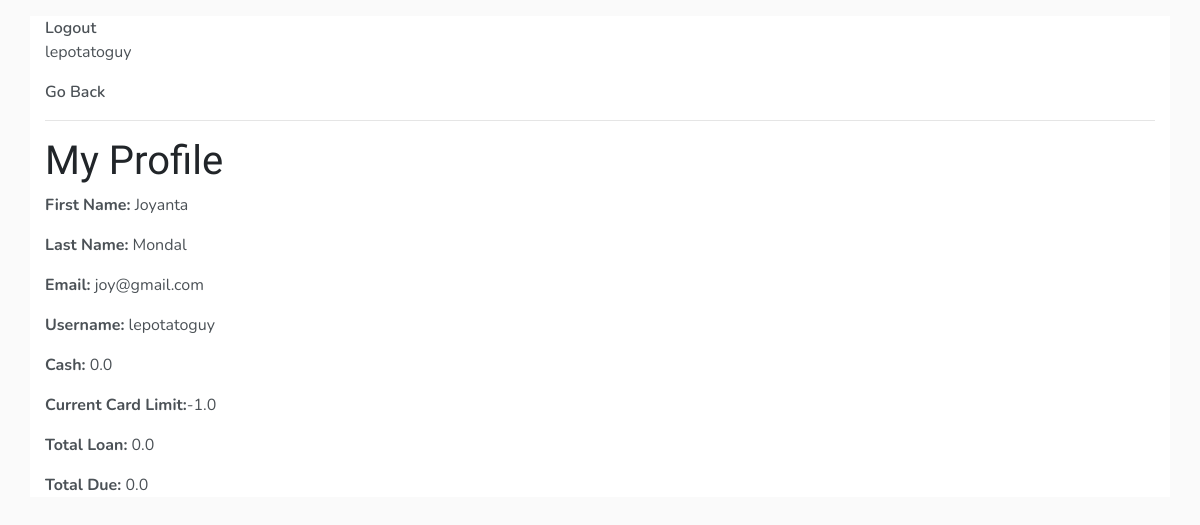
/profile/ (signed in), run on the app's committed database.
### mainapp/models.py (models this page shows, shortened)
class Finance(models.Model):
    user = models.ForeignKey(User, on_delete=models.CASCADE)
    first_name = models.CharField(max_length=50)
    last_name = models.CharField(max_length=50)
    email = models.EmailField(max_length=50, unique=True, primary_key=True)
    phone_number = models.IntegerField(blank=False)
    cash = models.FloatField(default='0')
    card_limit = models.FloatField(default='-1')
    loan = models.FloatField(default='-1')
    due = models.FloatField(default='-1')
    created = models.DateTimeField(auto_now_add=True)
    class Meta:
        ordering = ['email']

### mainapp/views.py (the view)
# urls.py: path('profile/', Profile.as_view(), name='profile'),
class Profile(LoginRequiredMixin, ListView):
    model = Finance  # database
    context_object_name = 'finance'  # context object inside the html
    template_name = 'mainapp/profile.html'  # specifying template name
    def get_context_data(self, **kwargs):
        context = super().get_context_data(**kwargs)
        context['finance'] = context['finance'].filter(
            user=self.request.user)  # total transactions for a user
        return context

### mainapp/templates/mainapp/profile.html
{% extends 'mainapp/base.html' %}{% load static %} {% block content %} {% if request.user.is_authenticated %}
<a href="{% url 'logout' %}">Logout</a>
<p>{{request.user}}</p>
<a href="{% url 'index' %}">Go Back</a> {% else %}
<a href="{% url 'login' %}">Login</a> {% endif %}
<hr>
<h1>My Profile</h1>
{% for stuff in finance%}
<p><b>First Name:</b> {{stuff.first_name}}</p>
<p><b>Last Name:</b> {{stuff.last_name}}</p>
<p><b>Email:</b> {{stuff.email}}</p>
<p><b>Username:</b> {{stuff.user.username}}</p>
<p><b>Cash:</b> {% if stuff.cash == -1.0 %} 0.0 {%else %} {{stuff.cash}} {% endif %}</p>
<p><b>Current Card Limit:</b>{{stuff.card_limit}}</p>
<p><b>Total Loan:</b>{% if stuff.loan == -1.0 %} 0.0 {%else %} {{stuff.loan}} {% endif %}</p>
<p><b>Total Due:</b>{% if stuff.due == -1.0 %} 0.0 {%else %} {{stuff.due}} {% endif %}</p> {% endfor %} {% endblock content %}

### mainapp/templates/mainapp/base.html (style rules this page uses)
body { background-color: #FAFAFA; font-family: 'Nunito', sans-serif; padding-top: 1rem; }
h1, h2, h3, h4, h5, h6 { font-family: 'Raleway', sans-serif; }
a, p { color: #4b5156 }
a { font-weight: 600; }
::placeholder { font-weight: 300; opacity: 0.5; }

### data on the page
Finance: first_name "Joyanta", last_name "Mondal", email "joy@gmail.com", user.username "lepotatoguy", cash "0.0", card_limit "-1.0", loan "0.0", due "0.0"

### other printed values
{{ request.user }} "lepotatoguy"
